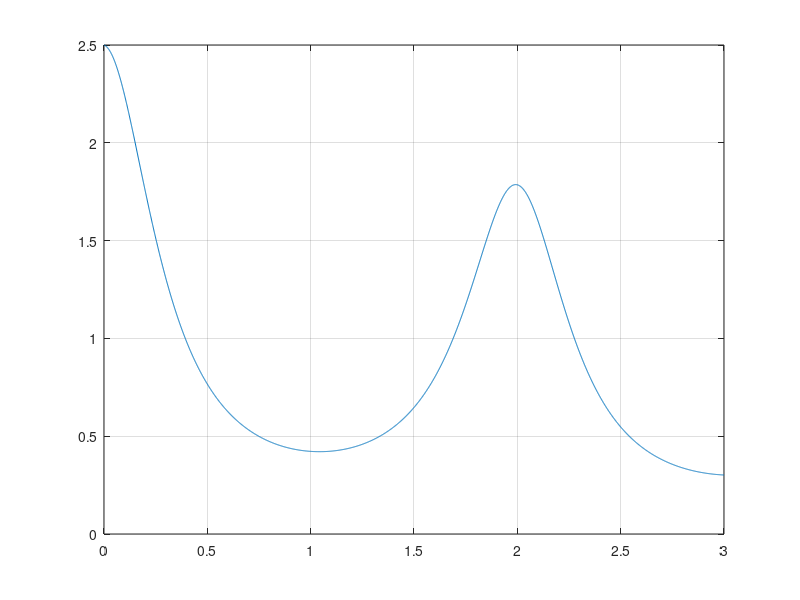

This figure's MATLAB source: (Note: this script raises an error after producing the figure.)
clc,clear all

%9a
format long
h = 0.001;  % step size
x = 0:h:3;  % the range of x
y = zeros(size(x));  % allocate the result y
y(1) = 2.5;  % the initial y value
n = numel(y);  % the number of y values
% The loop to solve the DE
for i=1:n-1
    f = -((1/6)+(pi*sin(pi*x(i)))/(1.5-cos(pi*x(i))))*y(i);
    y(i+1) = y(i) + h * f;
end
plot(x,y); grid on
Y=y';
X = x';
Va=round(sum(pi*Y.^2*h),3)  
% Blir som Riemannsumma. Blir något större fel men det felet är relativt litet. 
% Eftersom luren går både upp och ner så får vi både under- och för mycket 
% överskattningar och då den är hyfsat symmetrisk så kan man säga att dessa kancelerar varandra till viss grad.


%9b

Vb = 0.75*Va
V = 0;

f =@(x,y,h) y+h*-((1/6)+(pi*sin(pi*x))/(1.5-cos(pi*x))*y)
a = 0;
b = 4;
h = 0.001;
% En variant av intervallhalveringsmetoden
c = (a+b)/2
while V > Vb*1.001 || V<Vb*0.999 % Felgränsen för volymen
    x0=0;
    y0=2.5;
    
    xVardenb = [x0];
    yVardenb = [y0];
    
    for x0 = [x0+h:h:c]
            y1 = f(x0,y0,h);
            y0=y1;
            xVardenb = [xVardenb; x0];
            yVardenb = [yVardenb; y0];
    end
    
    V = round(sum(pi*yVardenb.^2*h),4)
    if V > Vb
        disp("För stor")          
        b=c;
        c = (a+c)/2
    elseif V < Vb
        disp("För liten")        
        a = c;
        c = (c+b)/2
    end

end
Lb = c
plot(xVardenb,yVardenb,"o")
%Lämnar inte mitt i i while utan lämnar innan den kör 
%igen då villkoret inte uppfyllts

%9c
y=y';
x = x';
fi = [0:2*pi/30:2*pi];
X=x*ones(size(fi)); 
Y=y*cos(fi); 
Z=y*sin(fi);
mesh(X,Y,Z)